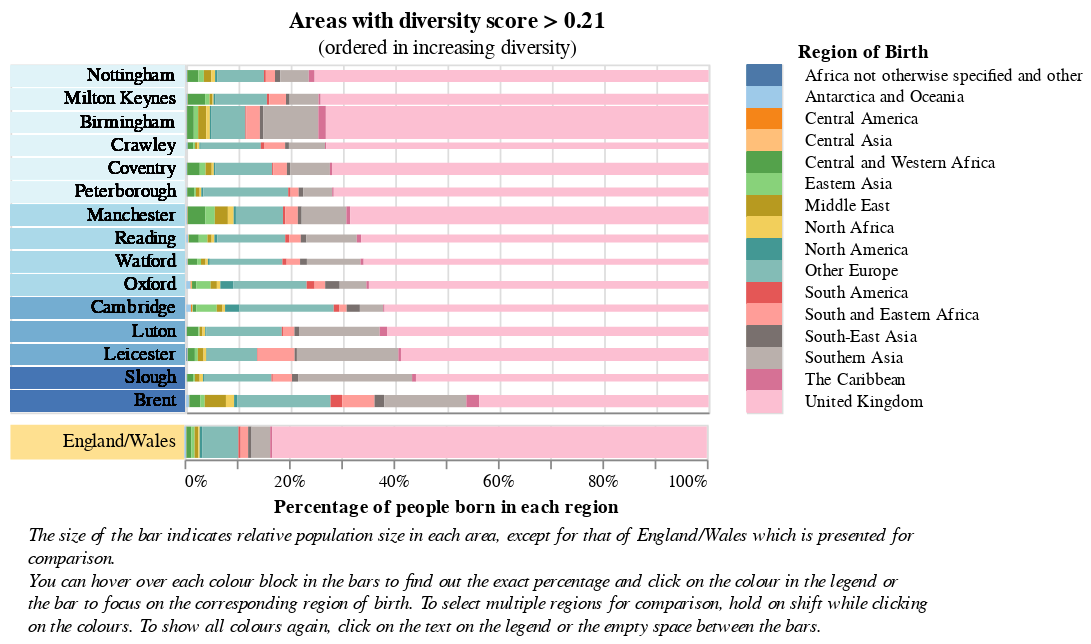

Write a Vega-Lite specification for this figure.
### Vega-Lite specification from a JSON file in a GitHub repository (floating-point values rounded to 4 significant figures; data arrays with more than 128 entries replaced by an {"elided": "..."} marker saying what was removed)
{"config": {"view": {"continuousWidth": 300, "continuousHeight": 300}}, "vconcat": [{"concat": [{"layer": [{"mark": {"type": "bar"}, "encoding": {"color": {"field": "binned", "legend": null, "scale": {"range": ["#e0f3f8ff", "#abd9e9ff", "#74add1ff", "#4575b4ff"]}, "type": "nominal"}, "y": {"axis": null, "field": "LAD21NM", "sort": {"field": "Entropy", "order": "ascending"}, "title": null, "type": "nominal"}}}, {"mark": {"type": "text", "align": "right", "dx": 45}, "encoding": {"text": {"field": "LAD21NM", "type": "nominal"}, "y": {"axis": null, "field": "LAD21NM", "sort": {"field": "Entropy", "order": "ascending"}, "title": null, "type": "nominal"}}}], "height": 200, "width": 100}, {"hconcat": [{"mark": {"type": "bar"}, "encoding": {"color": {"condition": {"param": "param_13", "field": "Region of Birth", "scale": {"scheme": "tableau20"}, "type": "nominal"}, "value": "lightgray"}, "size": {"field": "Population", "legend": null, "type": "quantitative"}, "tooltip": [{"field": "Region of Birth"}, {"field": "value", "format": ".0%", "title": "Percentage", "type": "quantitative"}], "x": {"axis": {"labels": false, "ticks": false, "title": null}, "field": "value", "stack": "normalize", "type": "quantitative"}, "y": {"axis": null, "field": "LAD21NM", "sort": {"field": "Entropy", "order": "ascending"}, "title": null, "type": "nominal"}}, "height": 200, "name": "view_23", "title": {"text": "Areas with diversity score > 0.21", "subtitle": "(ordered in increasing diversity)"}}, {"mark": {"type": "rect"}, "encoding": {"color": {"condition": {"param": "param_13", "field": "Region of Birth", "scale": {"scheme": "tableau20"}, "legend": null, "type": "nominal"}, "value": "lightgray"}, "y": {"axis": {"title": "Region of Birth", "titleAngle": 0, "titleY": -2, "titleAlign": "left", "labelAlign": "left", "offset": -35, "ticks": false, "grid": false, "domainColor": "transparent"}, "field": "Region of Birth", "type": "nominal"}}, "height": 200, "name": "view_24"}]}], "data": {"name": "data-12c78f8fa28d79780b71816b92879e5b"}, "resolve": {"scale": {"color": "independent"}}, "spacing": -10}, {"concat": [{"layer": [{"data": {"name": "empty"}, "mark": {"type": "bar"}, "encoding": {"color": {"field": "1", "legend": null, "scale": {"range": ["#fee090ff"]}, "type": "nominal"}}}, {"data": {"name": "empty"}, "mark": {"type": "text", "align": "right", "dx": 45}, "encoding": {"text": {"datum": "England/Wales"}}}], "width": 100}, {"data": {"name": "data-949ef7dacbe2603a6785f28999c0cd48"}, "mark": {"type": "bar"}, "encoding": {"color": {"condition": {"param": "param_13", "field": "Region of Birth", "scale": {"scheme": "tableau20"}, "legend": null, "type": "nominal"}, "value": "lightgray"}, "tooltip": [{"field": "Region of Birth"}, {"field": "Proportion", "format": ".0%", "title": "Percentage", "type": "quantitative"}], "x": {"field": "Proportion", "stack": "normalize", "title": "Percentage of people born in each region", "type": "quantitative"}}, "name": "view_22"}], "resolve": {"scale": {"color": "independent"}}, "spacing": -10}, {"data": {"name": "empty"}, "mark": {"type": "text", "align": "left", "baseline": "bottom", "fontStyle": "italic"}, "encoding": {"text": {"value": ["The size of the bar indicates relative population size in each area, except for that of England/Wales which is presented for", "comparison.", "You can hover over each colour block in the bars to find out the exact percentage and click on the colour in the legend or", "the bar to focus on the corresponding region of birth. To select multiple regions for comparison, hold on shift while clicking", "on the colours. To show all colours again, click on the text on the legend or the empty space between the bars."]}}}], "params": [{"name": "param_13", "select": {"type": "point", "encodings": ["color"]}, "views": ["view_23", "view_24", "view_22"]}], "spacing": 5, "$schema": "https://vega.github.io/schema/vega-lite/v5.17.0.json", "datasets": {"data-12c78f8fa28d79780b71816b92879e5b": {"elided": "240 records"}, "empty": [{}], "data-949ef7dacbe2603a6785f28999c0cd48": [{"Area": "England/Wales", "Region of Birth": "Africa not otherwise specified and other", "Observation": 5157, "Population": 59597749, "Proportion": 8.653e-05}, {"Area": "England/Wales", "Region of Birth": "Antarctica and Oceania", "Observation": 174610, "Population": 59597749, "Proportion": 0.00293}, {"Area": "England/Wales", "Region of Birth": "Central America", "Observation": 23575, "Population": 59597749, "Proportion": 0.0003956}, {"Area": "England/Wales", "Region of Birth": "Central Asia", "Observation": 12563, "Population": 59597749, "Proportion": 0.0002108}, {"Area": "England/Wales", "Region of Birth": "Central and Western Africa", "Observation": 558802, "Population": 59597749, "Proportion": 0.009376}, {"Area": "England/Wales", "Region of Birth": "Eastern Asia", "Observation": 373194, "Population": 59597749, "Proportion": 0.006262}, {"Area": "England/Wales", "Region of Birth": "Middle East", "Observation": 409701, "Population": 59597749, "Proportion": 0.006874}, {"Area": "England/Wales", "Region of Birth": "North Africa", "Observation": 170605, "Population": 59597749, "Proportion": 0.002863}, {"Area": "England/Wales", "Region of Birth": "North America", "Observation": 278289, "Population": 59597749, "Proportion": 0.004669}, {"Area": "England/Wales", "Region of Birth": "Other Europe", "Observation": 4142766, "Population": 59597749, "Proportion": 0.06951}, {"Area": "England/Wales", "Region of Birth": "South America", "Observation": 254266, "Population": 59597749, "Proportion": 0.004266}, {"Area": "England/Wales", "Region of Birth": "South and Eastern Africa", "Observation": 852557, "Population": 59597749, "Proportion": 0.01431}, {"Area": "England/Wales", "Region of Birth": "South-East Asia", "Observation": 388841, "Population": 59597749, "Proportion": 0.006524}, {"Area": "England/Wales", "Region of Birth": "Southern Asia", "Observation": 2126732, "Population": 59597749, "Proportion": 0.03568}, {"Area": "England/Wales", "Region of Birth": "The Caribbean", "Observation": 246514, "Population": 59597749, "Proportion": 0.004136}, {"Area": "England/Wales", "Region of Birth": "United Kingdom", "Observation": 49579577, "Population": 59597749, "Proportion": 0.8319}]}}
